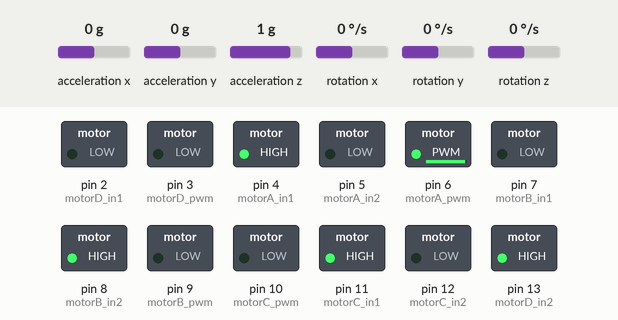
Simulated run of this sketch. Board: Arduino Uno, built with avr-gcc and run on an emulated ATmega328P. On the bench: switched loads named in the sketch (green lamp = pin HIGH). The inputs (shaded band) are chosen by the test bench; at power-on: rotation z 0 °/s, acceleration x 0 g, acceleration y 0 g, acceleration z 1 g, rotation x 0 °/s, rotation y 0 °/s.

Above: at 1.2 s.
1.3 s: rotation z set to 100 °/s
Timing chart, 0 to 4.2 s (numbered marks = the images above; inputs shaded):
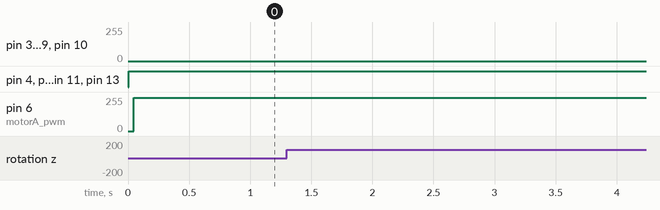

The sketch:

drone_pid.ino
```cpp
#include <Wire.h>
#include <MPU6050.h>

int motorA_in1 = 4;////// direction same with C
int motorA_in2 = 5;
int motorA_pwm = 6;

int motorB_in1 = 7;
int motorB_in2 = 8; ////// direction same with D
int motorB_pwm = 9;

int motorC_in1 = 11;
int motorC_in2 = 12;
int motorC_pwm = 10;

int motorD_in1 = 2;
int motorD_in2 = 13;
int motorD_pwm = 3;

int standbyPin = 10;

MPU6050 mpu;

float integral = 0;
float pre = 0;
float target = 10;
float kp = 1;
float ki = 0.1;
float kd = 0.01;

float integralroll = 0;
float preroll = 0;
float targetroll = 10;
float kpr = 1;
float kir = 0.1;
float kdr = 0.01;

float integralyaw = 0;
float preyaw = 0;
float targetyaw = 10;
float kpy = 1;
float kiy = 0.1;
float kdy = 0.01;

int speed = 230;

void setup(){
  Serial.begin(115200);
  Wire.begin();
  mpu.initialize();

  pinMode(motorA_in1, OUTPUT);
  pinMode(motorA_in2, OUTPUT);
  pinMode(motorA_pwm, OUTPUT);

  pinMode(motorB_in1, OUTPUT);
  pinMode(motorB_in2, OUTPUT);
  pinMode(motorB_pwm, OUTPUT);

  pinMode(motorC_in1, OUTPUT);
  pinMode(motorC_in2, OUTPUT);
  pinMode(motorC_pwm, OUTPUT);

  pinMode(motorD_in1, OUTPUT);
  pinMode(motorD_in2, OUTPUT);
  pinMode(motorD_pwm, OUTPUT);

  pinMode(standbyPin, OUTPUT);

  digitalWrite(standbyPin, HIGH);

  if(!mpu.testConnection()){
    Serial.println("Mpu failed");
    while(1);
  }
}

void loop(){
  int16_t x,y,z;
  int16_t gx, gy, gz;

  mpu.getAcceleration(&x,&y,&z);
  mpu.getRotation(&gx,&gy,&gz);

  float ax = x/16384.0;
  float ay = y/16384.0;
  float az = z/16384.0;

  float gyroX = gx/131.0;
  float gyroY = gy/131.0;
  float gyroZ = gz/131.0;

  float roll = atan2(ay,az)*180/PI;
  float pitch = atan2(-ax,sqrt(ay*ay+az*az))*180/PI;
  float yaw = gyroZ*0.001;

  float error = target - pitch;
  float errorroll = targetroll - roll;
  float erroryaw = targetyaw - yaw;

  integral += error;
  if(integral>100){
    integral = 100;
  }
  else if(integral<-100){
    integral = -100;
  }

  integralroll += errorroll;
  if(integralroll>100){
    integralroll = 100;
  }
  else if(integralroll<-100){
    integralroll = -100;
  }

  integralyaw += erroryaw;
  if(integralyaw>100){
    integralyaw = 100;
  }
  else if(integralyaw<-100){
    integralyaw = -100;
  }

  float derivative = error - pre;
  float derivativeroll = errorroll - preroll;
  float derivativeyaw = erroryaw - preyaw;

  float pd = kp*error + ki*integral + kd*derivative;
  float pdroll = kpr*errorroll + kir*integralroll + kdr*derivativeroll;
  float pdyaw = kpy*erroryaw + kiy*integralyaw + kdy*derivativeyaw;

  pre = error;
  preroll = errorroll;
  preyaw = erroryaw;

  if(pd>0){
    pitchforward(constrain(speed+pd,0,255));
  }
  else if(pd<0){
    pitchbackward(constrain(speed+abs(pd),0,255));
  }

  if(pdroll>0){
    rollright(constrain(speed+pdroll,0,255));
  }
  else if(pdroll<0){
    rollleft(constrain(speed+abs(pdroll),0,255));
  }
  if(pdyaw>0){
    yawright(constrain(speed+pdyaw,0,255));
  }
  else if(pdyaw<0){
    yawleft(constrain(speed+abs(pdyaw),0,255));
  }
}
void pitchforward(int speed){
      digitalWrite(motorA_in1, HIGH);
      digitalWrite(motorA_in2, LOW);
      analogWrite(motorA_pwm, speed);

      digitalWrite(motorB_in1, LOW);
      digitalWrite(motorB_in2, HIGH);
      analogWrite(motorB_pwm, speed);

      digitalWrite(motorC_in1, HIGH);
      digitalWrite(motorC_in2, LOW);
      analogWrite(motorC_pwm, speed/2);

      digitalWrite(motorD_in1, LOW);
      digitalWrite(motorD_in2, HIGH);
      analogWrite(motorD_pwm, speed/2);
}
void pitchbackward(int speed){
      digitalWrite(motorA_in1, HIGH);
      digitalWrite(motorA_in2, LOW);
      analogWrite(motorA_pwm, speed/2);


      digitalWrite(motorB_in1, LOW);
      digitalWrite(motorB_in2, HIGH);
      analogWrite(motorB_pwm, speed/2);

      digitalWrite(motorC_in1, HIGH);
      digitalWrite(motorC_in2, LOW);
      analogWrite(motorC_pwm, speed);

      digitalWrite(motorD_in1, LOW);
      digitalWrite(motorD_in2, HIGH);
      analogWrite(motorD_pwm, speed);
}

void rollright(int speed){
      digitalWrite(motorA_in1, HIGH);
      digitalWrite(motorA_in2, LOW);
      analogWrite(motorA_pwm, speed);

      digitalWrite(motorB_in1, LOW);
      digitalWrite(motorB_in2, HIGH);
      analogWrite(motorB_pwm, speed/2);

      digitalWrite(motorC_in1, HIGH);
      digitalWrite(motorC_in2, LOW);
      analogWrite(motorC_pwm, speed/2);

      digitalWrite(motorD_in1, LOW);
      digitalWrite(motorD_in2, HIGH);
      analogWrite(motorD_pwm, speed);
}

void rollleft(int speed){
      digitalWrite(motorA_in1, HIGH);
      digitalWrite(motorA_in2, LOW);
      analogWrite(motorA_pwm, speed/2);

      digitalWrite(motorB_in1, LOW);
      digitalWrite(motorB_in2, HIGH);
      analogWrite(motorB_pwm, speed);

      digitalWrite(motorC_in1, HIGH);
      digitalWrite(motorC_in2, LOW);
      analogWrite(motorC_pwm, speed);

      digitalWrite(motorD_in1, LOW);
      digitalWrite(motorD_in2, HIGH);
      analogWrite(motorD_pwm, speed/2);
}
void yawleft(int speed){
      digitalWrite(motorA_in1, HIGH);
      digitalWrite(motorA_in2, LOW);
      analogWrite(motorA_pwm, speed/2);


      digitalWrite(motorB_in1, LOW);
      digitalWrite(motorB_in2, HIGH);
      analogWrite(motorB_pwm, speed);

      digitalWrite(motorC_in1, HIGH);
      digitalWrite(motorC_in2, LOW);
      analogWrite(motorC_pwm, speed/2);

      digitalWrite(motorD_in1, LOW);
      digitalWrite(motorD_in2, HIGH);
      analogWrite(motorD_pwm, speed);
}
void yawright(int speed){
      digitalWrite(motorA_in1, HIGH);
      digitalWrite(motorA_in2, LOW);
      analogWrite(motorA_pwm, speed);

      digitalWrite(motorB_in1, LOW);
      digitalWrite(motorB_in2, HIGH);
      analogWrite(motorB_pwm, speed/2);

      digitalWrite(motorC_in1, HIGH);
      digitalWrite(motorC_in2, LOW);
      analogWrite(motorC_pwm, speed);

      digitalWrite(motorD_in1, LOW);
      digitalWrite(motorD_in2, HIGH);
      analogWrite(motorD_pwm, speed/2);
}
```
